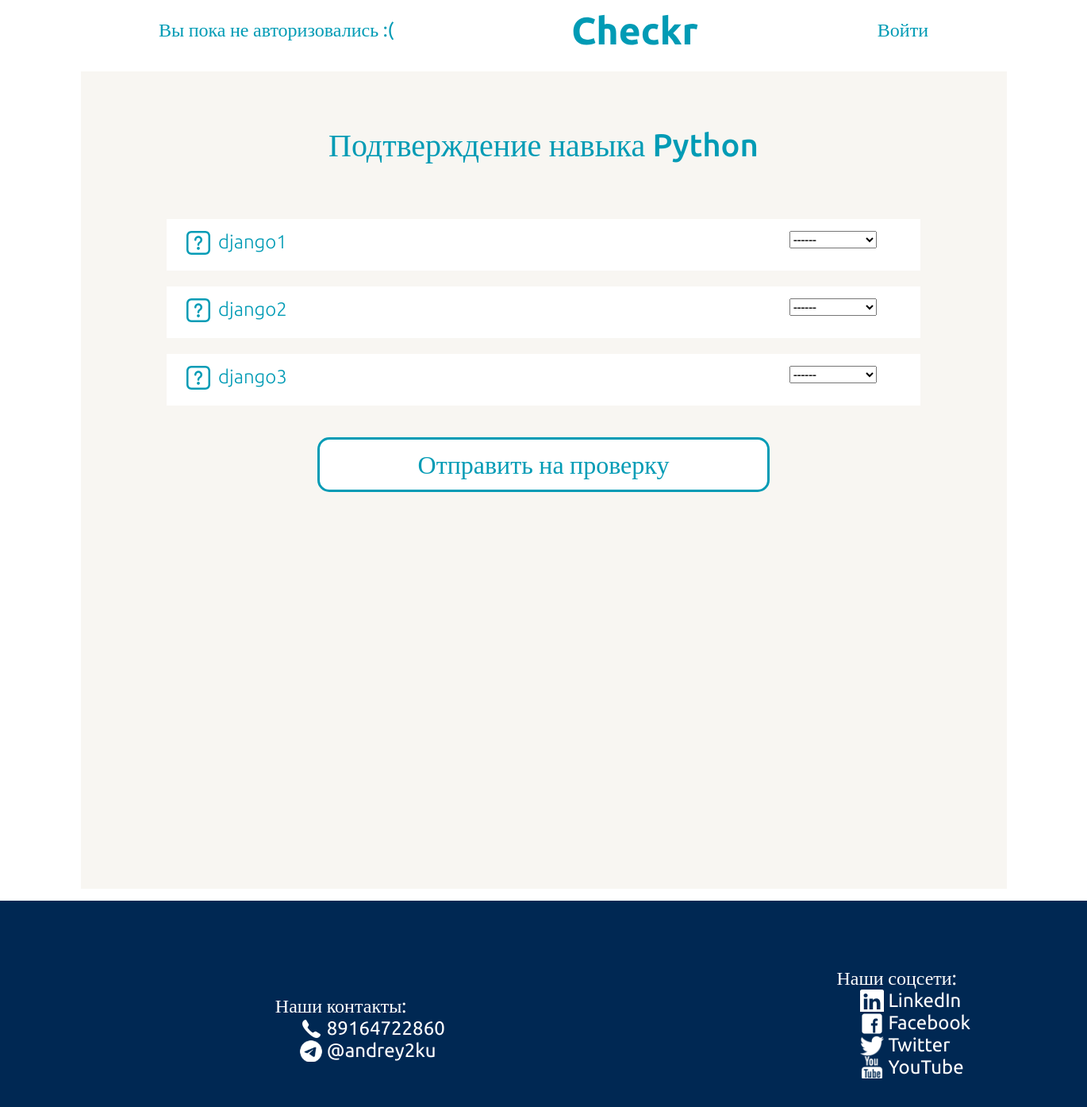
Page /lk/check_skill/django1 on the committed database.
### my_hh_app/models.py (models this page shows, shortened)
class Question(models.Model):
    profile_id = models.ForeignKey(Profile, on_delete=models.CASCADE, verbose_name='Тест')
    text = models.TextField(verbose_name='Текст вопроса')
    weight = models.FloatField(default=1, verbose_name='Вес')
    class Meta:
        verbose_name = 'Вопрос'
        verbose_name_plural = 'Вопросы'

### lk/views.py (the view, shortened to what this page needs)
# urls.py: path('check_skill/<str:name>', views.check_skill),
def check_skill(request, name):
    context = {}
    post = 1
    skills_object = Skills.objects.get(skill=name)
    test_form = TestForm(name=skills_object)
    context["test_form"] = test_form
    context["post"] = post
    return render(request, "lk/check_skill.html", context)

### lk/forms.py
class TestForm(forms.Form):
    def __init__(self, name, *args, **kwargs):
        super().__init__(*args, **kwargs)
        profile_id = Profile.objects.get(name=name)
        question_ids = Question.objects.filter(profile_id=profile_id)
        for i in question_ids:
            cure = Answer.objects.filter(question_id=i.id)
            choices = [("empty", "------")]
            for j in cure:
                choices.append((str(j.id), str(j.text)))
            self.fields[i.text] = forms.ChoiceField(
                choices=choices)

### my_hh_app/templates/lk/check_skill.html (shortened to what this page needs)
{% extends 'my_hh_app/base.html' %}
    {% block content %}
<section>
    <div class="vacancy__div">
      <p class=login__p>Подтверждение навыка Python</p>
      <form method="post" class="resume__form">
        <div class="all__input__div">
          {% for question in test_form %}
          <div class="resume__input__div">
            <div class="question__div">
              <img src="../../static/my_hh_app/images/question_icon.svg" class="question__icon">
              <span class="question__text"> {{question.name}}</span>
              <div class="answer__variants">{{question}}</div>
            </div>
          </div>
          {% endfor %}
          <button class="save__resume__btn">
            <p class="login__btn__p">Отправить на проверку</p>
          </button>
      </form>
    </div>
  </section>
{% endblock %}

### my_hh_app/static/my_hh_app/css/style.css (style rules this page uses)
.login__p { width: 100%; text-align: center; font-size: 40px; font-family: 'Ubuntu'; font-style: normal; font-weight: 500; color: #009BB5; }
.all__input__div { padding-top: 30px; }
button { padding-left: 6px; padding-right: 6px; font-family: 'Ubuntu'; font-style: normal; font-weight: 400; font-size: 20px; line-height: 23px; background: #fff; color: #009BB5; border: 2px solid; border-radius: 5px; border-color: #009BB5; }
.login__btn__p { margin-top: auto; margin-bottom: auto; }
.resume__input__div { margin: 0 auto; width: 950px; height: 65px; background-color: #fff; margin-bottom: 20px; }
.save__resume__btn { justify-content: center; display: flex; margin: 40px auto 0; width: 570px; height: 69px;; font-family: 'Ubuntu'; font-style: normal; font-weight: 500; font-size: 32px; line-height: 37px; color: #009BB5; border: 3px solid #009BB5; border-radius: 15px; text-decoration: none; background: #fff; }
.vacancy__div { margin: 15px auto; width: 1167px; height: 1000px; background-color: #F8F6F2; padding-top: 30px; justify-content: space-between; }
.question__div { width: 100%; height: 100%; position: relative; }
.question__icon { position: absolute; left: 25px; top: 15px; }
.answer__variants { position: absolute; top: 15px; right: 55px; }
.question__text { font-family: 'Ubuntu'; font-style: normal; font-weight: 300; font-size: 24px; line-height: 28px; color: #009BB5; position: absolute; top: 15px; left: 65px; }

### rows in the picture
Question: name "django1"
Question: name "django2"
Question: name "django3"
